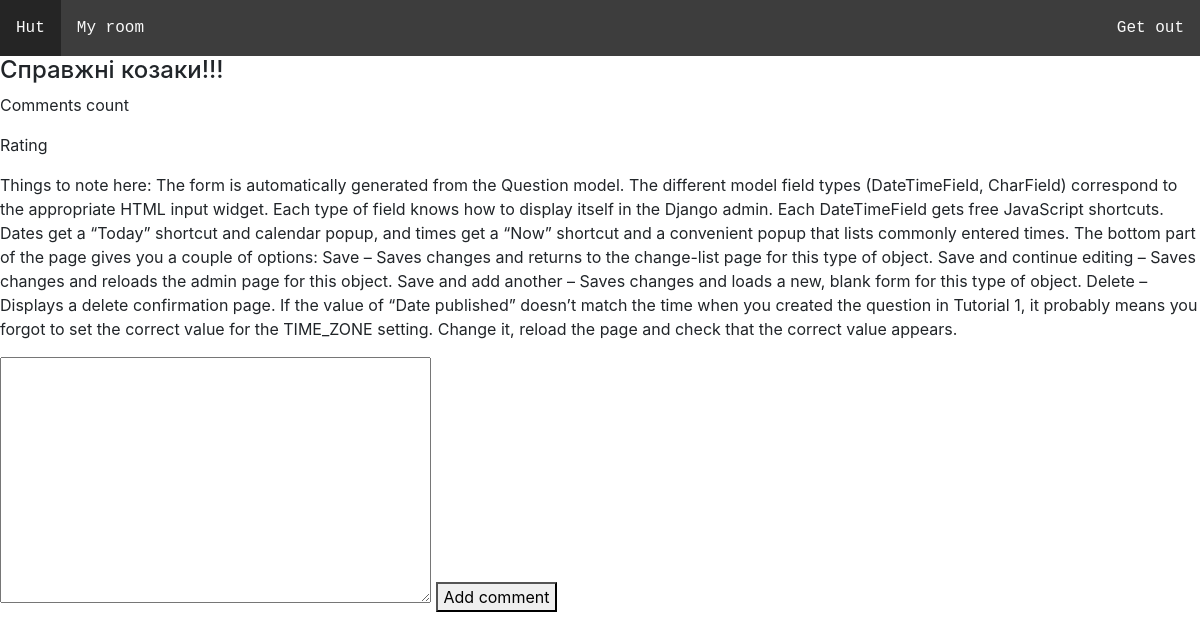
/topic/1, run on an earlier commit of the app's database.
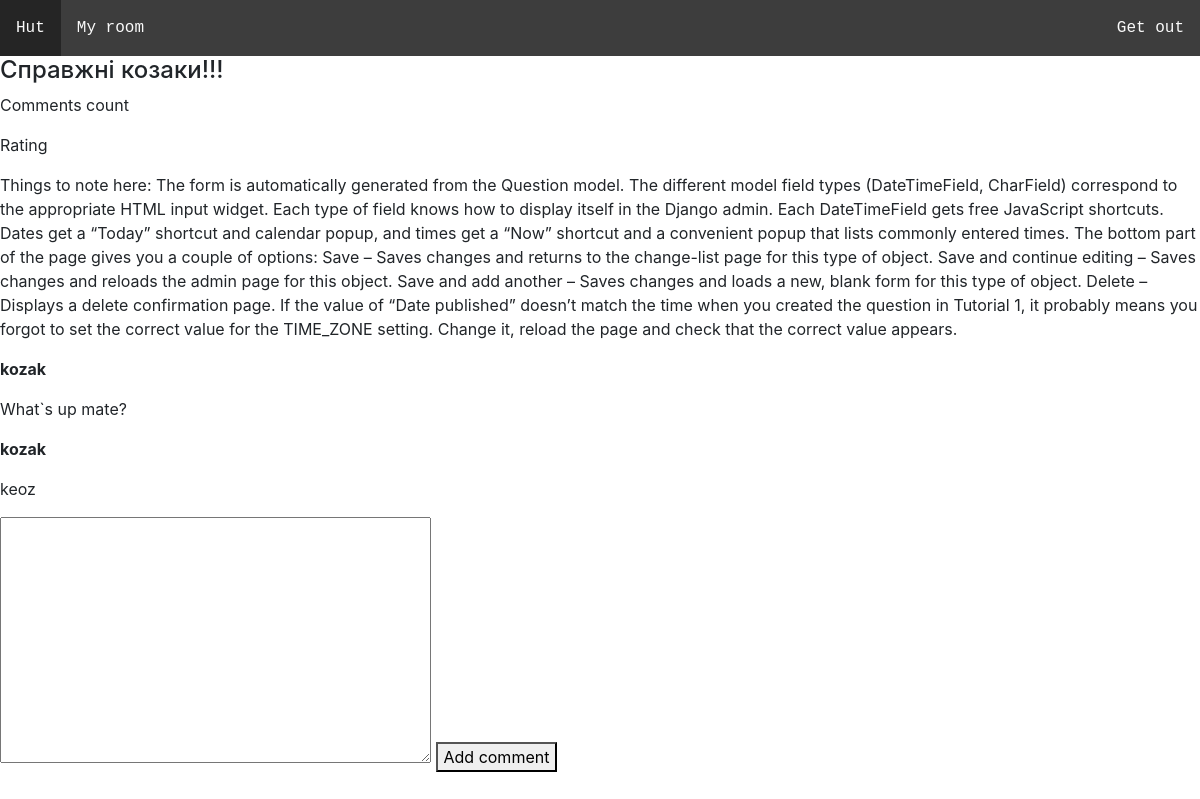
And on a later commit of the database.
### homepage/models.py (models this page shows, shortened)
class Topic(models.Model):
    user = models.ForeignKey(User, on_delete=models.SET_DEFAULT, default=5)
    title = models.CharField(max_length=100, unique=True)
    tags = models.ManyToManyField('Tag')
    text = models.TextField()
    rating = models.PositiveSmallIntegerField(default=0)

class Comment(models.Model):
    user = models.ForeignKey(User, on_delete=models.SET_DEFAULT, default=5)
    text = models.TextField()
    topic = models.ForeignKey(Topic, on_delete=models.CASCADE)

### homepage/views.py (the view)
# urls.py: path("topic/<int:topic_id>", views.topic_page, name="topic"),
def topic_page(request, topic_id):
    current_topic = Topic.objects.get(pk=topic_id)
    comment_form = CommentForm(request.POST or None)
    if comment_form.is_valid():
        user = request.user
        text = comment_form.data.get('text')
        Comment.objects.create(user=user, text=text, topic=current_topic)
    topic_comments = Comment.objects.filter(topic=current_topic)
    context = {
        'name': request.user,
        'form': comment_form,
        'topic_object': current_topic,
        'topic_comments': topic_comments
    }
    return render(request, 'homepage/topicpage.html', context)

### homepage/forms.py
class CommentForm(ModelForm):
    class Meta:
        model = Comment
        fields = ['text']

### homepage/templates/homepage/topicpage.html (shortened to what this page needs)
{% extends 'homepage/layout.html' %}
{% block head %}
    {% load static %}
    <link rel="stylesheet" type="text/css" href="{% static 'homepage/topicpage.css' %}">
{% endblock %}
{% block content %}
    <div class="container-fluid">
        <div class="row">
        <div>
            <h4>{{ topic_object.title }}</h4>
            <div>
                <p>Comments count</p>
                <p>Rating</p>
            </div>
        </div>
            <p id="descr">{{ topic_object.text }}</p>
        </div>
    </div>
    {% for topic_comment in topic_comments %}
        <p style="font-weight: bold">{{ topic_comment.user }}</p>
        <p>{{ topic_comment.text }}</p>
    {% endfor %}
    <form method="POST">
        {{ form.text }}
        <button type="submit">Add comment</button>
    </form>
{% endblock %}

### homepage/templates/homepage/layout.html (shortened to what this page needs)
<!DOCTYPE html>
<html lang="en">
<head>
    <link rel="stylesheet" href="https://stackpath.bootstrapcdn.com/bootstrap/4.5.0/css/bootstrap.min.css">
    {% load static %}
    <link rel="stylesheet" type="text/css" href="{% static 'homepage/navbar.css' %}"/>
    {% block head%} {% endblock head %}
</head>
<body>
  <nav class="navbar navbar-light navbar-expand-sm">
    <div class="collapse navbar-collapse" id="menu-collapse">
      <ul class="navbar-nav navbar-list-style">
        <li class="nav-item nav-list-elevment-style" {% if request.path == '/' %}id="active"{% endif %}>
          <a class="nav-link" href="{% url 'homepage:home' %}">Hut</a>
        </li>
        <li class="nav-item nav-list-elevment-style" {% if request.path == '/test' %}id="active"{% endif %}>
          <a class="nav-link"
            href="{% url 'homepage:test' %}">My room</a>
        </li>
        <li class="nav-item nav-list-elevment-style ml-auto">
          <a class="nav-link"
            href="{% url 'login:user_logout' %}">Get out</a>
        </li>
      </ul>
    </div>
  </nav>
<div class="page-content">
  {% block content %}
  {% endblock %}
</div>
</body>
</html>

### homepage/static/homepage/navbar.css (style rules this page uses)
.navbar { background-color: rgb(61, 61, 61); font-family: Console, Monospace, sans-serif; padding: 0px; }
.navbar-list-style { width: 100%; }
.navbar-list-style li a { color: rgb(250, 250, 250) !important; }
.nav-list-elevment-style { padding: 8px; }

What changed in the data, as far as the page shows it:
added Comment: user "kozak", text "What`s up mate?"
added Comment: user "kozak", text "keoz"
